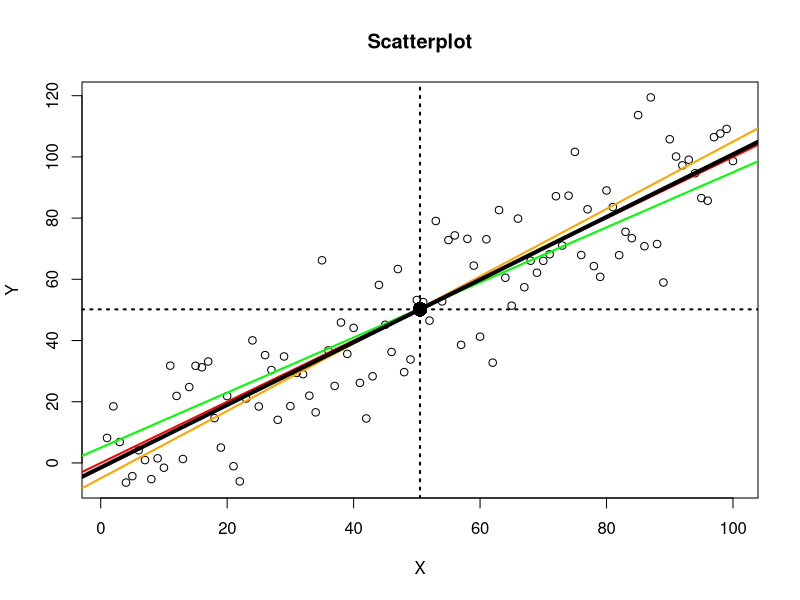

This figure's R source: (Note: this script raises an error after producing the figure.)
# Draw a scatterplot.
x <- seq(1, 100)
y <- seq(1, 100) + rnorm(100, sd=15)
plot(x, y, main="Scatterplot", xlab="X", ylab="Y")

# Visualize guess lines on the plot.
abline(a=0, b=1, col="red", lwd=2)
abline(a=-5, b=1.1, col="orange", lwd=2)
abline(a=5, b=0.9, col="green", lwd=2)

# Add mean lines and centroid.
abline(h=mean(y), lwd=2, lty=3)
abline(v=mean(x), lwd=2, lty=3)
points(mean(x), mean(y), pch=16, cex=2)

# Add linear regression line.
abline(lm(y ~ x), lwd=4)

# Show a curvilinear pattern.
x <- seq(-50, 100)
y <- jitter(a, factor=100) ^ 2
plot(x, y, main="Curvilinear Pattern", xlab="X", ylab="Y")

# Show a random pattern.
x <- seq(-500, 500)
y <- rnorm(1001, mean=10, sd=1)
plot(x, y, main="Random Pattern", xlab="X", ylab="Y")

# Show positive and negative associations.
par(mfrow=c(1, 2))

x <- seq(-100, 100)
y <- jitter(x, factor=400)
plot(x, y, main="Positive Association", xlab="X", ylab="Y")

x <- seq(-100, 100)
y <- 1 - jitter(x, factor=400)
plot(x, y, main="Negative Association", xlab="X", ylab="Y")

# Show weak and strong associations.
par(mfrow=c(1, 2))

x <- seq(-100, 100)
y <- jitter(x, factor=1)
plot(x, y, main="Strong Association", xlab="X", ylab="Y")

x <- seq(-100, 100)
y <- jitter(x, factor=500)
plot(x, y, main="Weak Association", xlab="X", ylab="Y")
